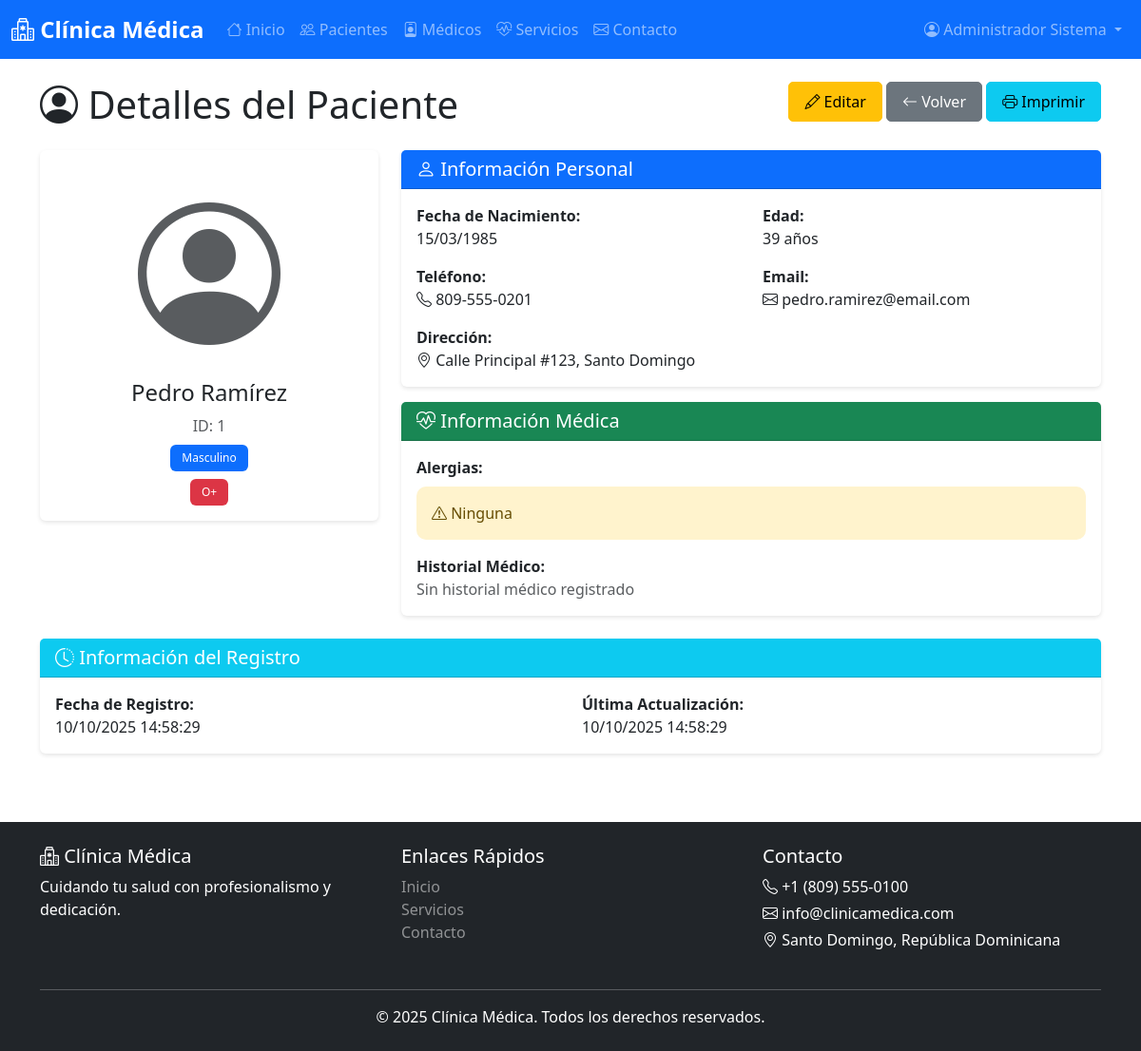
The page /pages/pacientes/view.php?id=1 (signed in) on the database its author committed.
### tables this page shows
CREATE TABLE IF NOT EXISTS pacientes (
    id INT AUTO_INCREMENT PRIMARY KEY,
    nombre VARCHAR(100) NOT NULL,
    apellido VARCHAR(100) NOT NULL,
    fecha_nacimiento DATE NOT NULL,
    edad INT NOT NULL,
    genero ENUM('Masculino', 'Femenino', 'Otro') NOT NULL,
    telefono VARCHAR(20) NOT NULL,
    email VARCHAR(100),
    direccion TEXT NOT NULL,
    tipo_sangre VARCHAR(5),
    alergias TEXT,
    historial_medico TEXT,
    foto VARCHAR(255) DEFAULT NULL,
    fecha_registro TIMESTAMP DEFAULT CURRENT_TIMESTAMP,
    ultima_actualizacion TIMESTAMP DEFAULT CURRENT_TIMESTAMP ON UPDATE CURRENT_TIMESTAMP
);

### pages/pacientes/view.php (the view, shortened to what this page needs)
<?php
require_once __DIR__ . '/../../includes/header.php';
$conn = getConnection();
$id = (int)($_GET['id'] ?? 0);
$query = "SELECT * FROM pacientes WHERE id = $id";
$result = $conn->query($query);
$paciente = $result->fetch_assoc();
?>
<div class="container">
    <div class="row mb-4">
        <div class="col">
            <h1 class="mb-0">
                <i class="bi bi-person-circle"></i> Detalles del Paciente
            </h1>
        </div>
        <div class="col-auto">
            <a href="edit.php?id=<?php echo $id; ?>" class="btn btn-warning">
                <i class="bi bi-pencil"></i> Editar
            </a>
            <a href="index.php" class="btn btn-secondary">
                <i class="bi bi-arrow-left"></i> Volver
            </a>
            <button onclick="window.print()" class="btn btn-info no-print">
                <i class="bi bi-printer"></i> Imprimir
            </button>
        </div>
    </div>
    <div class="row">
        <div class="col-md-4 mb-4">
            <div class="card">
                <div class="card-body text-center">
                    <?php if ($paciente['foto']): ?>
                    <img src="/fourthBim/4. final_project/uploads/pacientes/<?php echo htmlspecialchars($paciente['foto']); ?>"
                         class="profile-img mb-3" alt="Foto del paciente">
                    <?php else: ?>
                    <i class="bi bi-person-circle text-muted" style="font-size: 150px;"></i>
                    <?php endif; ?>
                    <h4><?php echo htmlspecialchars($paciente['nombre'] . ' ' . $paciente['apellido']); ?></h4>
                    <p class="text-muted mb-2">ID: <?php echo $paciente['id']; ?></p>
                    <span class="badge bg-<?php echo $paciente['genero'] === 'Masculino' ? 'primary' : 'danger'; ?> mb-2">
                        <?php echo $paciente['genero']; ?>
                    </span>
                    <?php if ($paciente['tipo_sangre']): ?>
                    <br><span class="badge bg-danger"><?php echo htmlspecialchars($paciente['tipo_sangre']); ?></span>
                    <?php endif; ?>
                </div>
            </div>
        </div>
        <div class="col-md-8 mb-4">
            <div class="card mb-3">
                <div class="card-header bg-primary text-white">
                    <h5 class="mb-0"><i class="bi bi-person"></i> Información Personal</h5>
                </div>
                <div class="card-body">
                    <div class="row">
                        <div class="col-md-6 mb-3">
                            <strong>Fecha de Nacimiento:</strong><br>
                            <?php echo date('d/m/Y', strtotime($paciente['fecha_nacimiento'])); ?>
                        </div>
                        <div class="col-md-6 mb-3">
                            <strong>Edad:</strong><br>
                            <?php echo $paciente['edad']; ?> años
                        </div>
                        <div class="col-md-6 mb-3">
                            <strong>Teléfono:</strong><br>
                            <i class="bi bi-telephone"></i> <?php echo htmlspecialchars($paciente['telefono']); ?>
                        </div>
                        <div class="col-md-6 mb-3">
                            <strong>Email:</strong><br>
                            <?php if ($paciente['email']): ?>
                            <i class="bi bi-envelope"></i> <?php echo htmlspecialchars($paciente['email']); ?>
                            <?php else: ?>
                            <span class="text-muted">No especificado</span>
                            <?php endif; ?>
                        </div>
                        <div class="col-12">
                            <strong>Dirección:</strong><br>
                            <i class="bi bi-geo-alt"></i> <?php echo htmlspecialchars($paciente['direccion']); ?>
                        </div>
                    </div>
                </div>
            </div>
            <div class="card">
                <div class="card-header bg-success text-white">
                    <h5 class="mb-0"><i class="bi bi-heart-pulse"></i> Información Médica</h5>
                </div>
                <div class="card-body">
                    <div class="mb-3">
                        <strong>Alergias:</strong><br>
                        <?php if ($paciente['alergias']): ?>
                        <div class="alert alert-warning mt-2">
                            <i class="bi bi-exclamation-triangle"></i> <?php echo nl2br(htmlspecialchars($paciente['alergias'])); ?>
                        </div>
                        <?php else: ?>
                        <span class="text-muted">Sin alergias registradas</span>
                        <?php endif; ?>
                    </div>
                    <div>
                        <strong>Historial Médico:</strong><br>
                        <?php if ($paciente['historial_medico']): ?>
                        <div class="mt-2">
                            <?php echo nl2br(htmlspecialchars($paciente['historial_medico'])); ?>
                        </div>
                        <?php else: ?>
                        <span class="text-muted">Sin historial médico registrado</span>
                        <?php endif; ?>
                    </div>
                </div>
            </div>
        </div>
    </div>
    <div class="card">
        <div class="card-header bg-info text-white">
            <h5 class="mb-0"><i class="bi bi-clock-history"></i> Información del Registro</h5>
        </div>
        <div class="card-body">
            <div class="row">
                <div class="col-md-6">
                    <strong>Fecha de Registro:</strong><br>
                    <?php echo date('d/m/Y H:i:s', strtotime($paciente['fecha_registro'])); ?>
                </div>
                <div class="col-md-6">
                    <strong>Última Actualización:</strong><br>
                    <?php echo date('d/m/Y H:i:s', strtotime($paciente['ultima_actualizacion'])); ?>
                </div>
            </div>
        </div>
    </div>
</div>
<?php
require_once __DIR__ . '/../../includes/footer.php';
?>

### assets/css/style.css (style rules this page uses)
:root { --primary-color: #0d6efd; --secondary-color: #6c757d; --success-color: #198754; --danger-color: #dc3545; --warning-color: #ffc107; --info-color: #0dcaf0; }
body { min-height: 100vh; display: flex; flex-direction: column; }
.card { transition: transform 0.3s ease, box-shadow 0.3s ease; border: none; box-shadow: 0 2px 4px rgba(0,0,0,0.1); }
.btn { border-radius: 5px; padding: 0.5rem 1rem; transition: all 0.3s ease; }
.badge { padding: 0.5rem 0.75rem; font-weight: 500; }
.alert { border-radius: 10px; border: none; }

### rows shown on the page
pacientes: nombre+apellido "Pedro Ramírez", id "1", genero "Masculino", tipo_sangre "O+", fecha_nacimiento "15/03/1985", edad "39", telefono "809-555-0201", email "pedro.ramirez@email.com", direccion "Calle Principal #123, Santo Domingo", alergias "Ninguna", fecha_registro "10/10/2025 14:58:29", ultima_actualizacion "10/10/2025 14:58:29"

### other values the page prints
$currentUser['nombre'] "Administrador Sistema"
